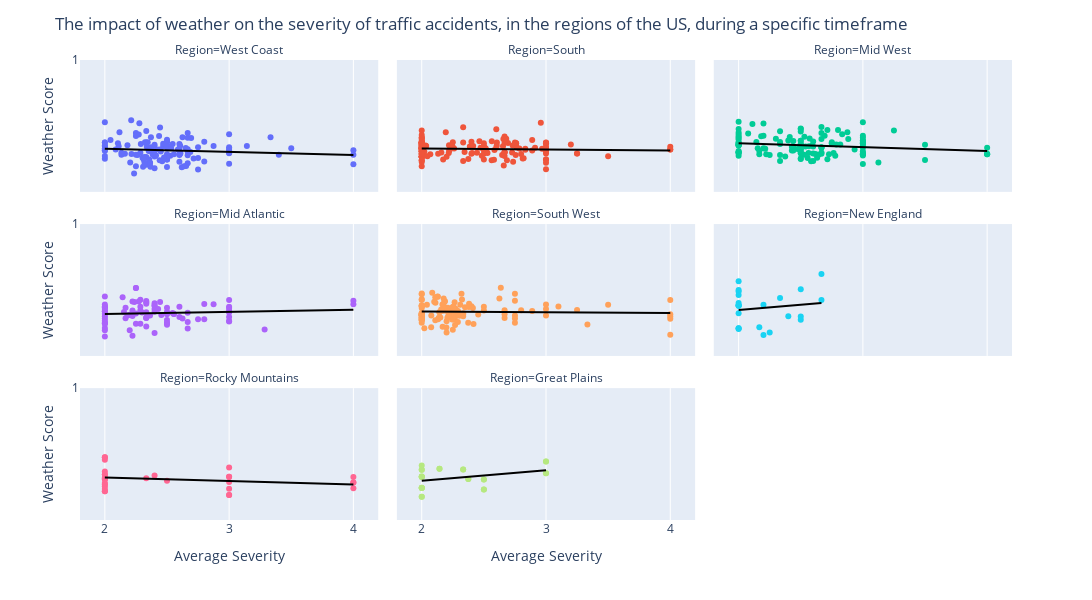

Notebook code cell kept with this figure:
### Code cell
import pandas as pd
import plotly.express as px
import ipywidgets as widgets
from IPython.display import display, clear_output

data = pd.read_csv('F_PlotData.csv')
data['Date'] = pd.to_datetime(data['Date'])

def update_figure(selected_date):
    filtered_data = data[data['Date'].dt.to_period('M') == selected_date]
    
    fig = px.scatter(filtered_data, 
                     x='Average_Severity', 
                     y='Weather_Score', 
                     color='Region', 
                     trendline='ols',  # Voeg een regressielijn toe
                     trendline_color_override='black',  # Kleur van de regressielijn
                     hover_data={'Region': True, 'Date': True},
                     facet_col='Region',
                     facet_col_wrap=3,
                     height=600,
                     width=1200,
                     labels={'Average_Severity': 'Average Severity', 'Weather_Score': 'Weather Score'}
                     )
    
    fig.update_layout(title="The impact of weather on the severity of traffic accidents, in the regions of the US, during a specific timeframe",
                      showlegend=False)
    fig.update_xaxes(range=[1.8, 4.2],  # Bereik van de x-as
                     dtick=1)       # Stapgrootte van de x-as
    fig.update_yaxes(range=[0.2, 1],  # Bereik van de x-as
                     dtick=1)       # Stapgrootte van de x-as
    
    clear_output(wait=True)
    display(date_dropdown)
    fig.show()

# Dropdown menu voor datumselectie
dates = ['2016-01', '2016-04', '2016-07', '2016-10', '2017-01', '2017-04', '2017-07', '2017-10']
date_dropdown = widgets.Dropdown(
    options=dates,
    value='2017-01',
    description='Date:'
)
display(date_dropdown)

def on_date_change(change):
    update_figure(change.new)

date_dropdown.observe(on_date_change, names='value')

update_figure('2017-01')

### Figure 1 — Plotly figure (JSON) as saved in the notebook; plotly's stock layout.template omitted (floating-point values rounded to 4 significant figures; data arrays with more than 128 entries replaced by an {"elided": "..."} marker saying what was removed)
{"data": [{"customdata": {"elided": "136x2 str values"}, "hovertemplate": "Region=%{customdata[0]}<br>Average Severity=%{x}<br>Weather Score=%{y}<br>Date=%{customdata[1]}<extra></extra>", "legendgroup": "West Coast", "marker": {"color": "#636efa", "symbol": "circle"}, "mode": "markers", "name": "West Coast", "orientation": "v", "showlegend": true, "type": "scatter", "x": {"elided": "136 float values"}, "xaxis": "x7", "y": {"elided": "136 float values"}, "yaxis": "y7"}, {"hovertemplate": "<b>OLS trendline</b><br>Weather_Score = -0.0186111 * Average_Severity + 0.498243<br>R<sup>2</sup>=0.012244<br><br>Region=West Coast<br>Average Severity=%{x}<br>Weather Score=%{y} <b>(trend)</b><extra></extra>", "legendgroup": "West Coast", "line": {"color": "black"}, "marker": {"color": "#636efa", "symbol": "circle"}, "mode": "lines", "name": "West Coast", "showlegend": false, "type": "scatter", "x": {"elided": "136 float values"}, "xaxis": "x7", "y": {"elided": "136 float values"}, "yaxis": "y7"}, {"customdata": {"elided": "160x2 str values"}, "hovertemplate": "Region=%{customdata[0]}<br>Average Severity=%{x}<br>Weather Score=%{y}<br>Date=%{customdata[1]}<extra></extra>", "legendgroup": "South", "marker": {"color": "#EF553B", "symbol": "circle"}, "mode": "markers", "name": "South", "orientation": "v", "showlegend": true, "type": "scatter", "x": {"elided": "160 float values"}, "xaxis": "x8", "y": {"elided": "160 float values"}, "yaxis": "y8"}, {"hovertemplate": "<b>OLS trendline</b><br>Weather_Score = -0.00574039 * Average_Severity + 0.473963<br>R<sup>2</sup>=0.003136<br><br>Region=South<br>Average Severity=%{x}<br>Weather Score=%{y} <b>(trend)</b><extra></extra>", "legendgroup": "South", "line": {"color": "black"}, "marker": {"color": "#EF553B", "symbol": "circle"}, "mode": "lines", "name": "South", "showlegend": false, "type": "scatter", "x": {"elided": "160 float values"}, "xaxis": "x8", "y": {"elided": "160 float values"}, "yaxis": "y8"}, {"customdata": {"elided": "130x2 str values"}, "hovertemplate": "Region=%{customdata[0]}<br>Average Severity=%{x}<br>Weather Score=%{y}<br>Date=%{customdata[1]}<extra></extra>", "legendgroup": "Mid West", "marker": {"color": "#00cc96", "symbol": "circle"}, "mode": "markers", "name": "Mid West", "orientation": "v", "showlegend": true, "type": "scatter", "x": {"elided": "130 float values"}, "xaxis": "x9", "y": {"elided": "130 float values"}, "yaxis": "y9"}, {"hovertemplate": "<b>OLS trendline</b><br>Weather_Score = -0.0235866 * Average_Severity + 0.542246<br>R<sup>2</sup>=0.032571<br><br>Region=Mid West<br>Average Severity=%{x}<br>Weather Score=%{y} <b>(trend)</b><extra></extra>", "legendgroup": "Mid West", "line": {"color": "black"}, "marker": {"color": "#00cc96", "symbol": "circle"}, "mode": "lines", "name": "Mid West", "showlegend": false, "type": "scatter", "x": {"elided": "130 float values"}, "xaxis": "x9", "y": {"elided": "130 float values"}, "yaxis": "y9"}, {"customdata": {"elided": "90x2 str values"}, "hovertemplate": "Region=%{customdata[0]}<br>Average Severity=%{x}<br>Weather Score=%{y}<br>Date=%{customdata[1]}<extra></extra>", "legendgroup": "Mid Atlantic", "marker": {"color": "#ab63fa", "symbol": "circle"}, "mode": "markers", "name": "Mid Atlantic", "orientation": "v", "showlegend": true, "type": "scatter", "x": [2, 4, 2.4, 2, 2, 2.5, 2.444, 2.4, 2.4, 2.286, 3, 2.2, 2.5, 2, 2.4, 2, 2.5, 2.273, 2, 2.25, 3, 2.2, 2.5, 2.667, 2.286, 2.875, 2.182, 2.3, 2.364, 2.222, 2.333, 2.238, 2.143, 2.222, 3, 2.429, 2.167, 2.6, 2.556, 2.6, 2.5, 3, 2.5, 2.4, 2.333, 2, 2.667, 2.222, 2.286, 2.5, 2, 2.154, 2.333, 2, 2, 2.4, 2.545, 2.25, 2, 2, 2.625, 3.286, 4, 3, 3, 2.333, 2, 2.556, 2, 2.25, 2.25, 2.333, 2.167, 2.333, 2.333, 2.286, 2.333, 2.455, 3, 2.667, 2, 2.8, 2.75, 3, 2, 2.5, 2, 2, 2.222, 2.8], "xaxis": "x4", "y": [0.4562, 0.535, 0.4846, 0.4971, 0.4401, 0.4528, 0.527, 0.5199, 0.5038, 0.5404, 0.5396, 0.3553, 0.3994, 0.3555, 0.468, 0.4944, 0.4677, 0.5298, 0.401, 0.3954, 0.4124, 0.4493, 0.4591, 0.4617, 0.4758, 0.513, 0.4446, 0.4638, 0.446, 0.4763, 0.4658, 0.5271, 0.5556, 0.5303, 0.4914, 0.4845, 0.493, 0.4362, 0.4537, 0.4977, 0.4181, 0.498, 0.3895, 0.3394, 0.3792, 0.3987, 0.3671, 0.4429, 0.3949, 0.4924, 0.5001, 0.4658, 0.5326, 0.4136, 0.5602, 0.5053, 0.4604, 0.4572, 0.3694, 0.4847, 0.4276, 0.3599, 0.514, 0.4642, 0.4747, 0.5255, 0.4705, 0.455, 0.4718, 0.6118, 0.6119, 0.5163, 0.4289, 0.4322, 0.4304, 0.4988, 0.4321, 0.4483, 0.4363, 0.4063, 0.3945, 0.4218, 0.4232, 0.4096, 0.4268, 0.4002, 0.318, 0.512, 0.322, 0.515], "yaxis": "y4"}, {"hovertemplate": "<b>OLS trendline</b><br>Weather_Score = 0.0130982 * Average_Severity + 0.427517<br>R<sup>2</sup>=0.007417<br><br>Region=Mid Atlantic<br>Average Severity=%{x}<br>Weather Score=%{y} <b>(trend)</b><extra></extra>", "legendgroup": "Mid Atlantic", "line": {"color": "black"}, "marker": {"color": "#ab63fa", "symbol": "circle"}, "mode": "lines", "name": "Mid Atlantic", "showlegend": false, "type": "scatter", "x": [2, 2, 2, 2, 2, 2, 2, 2, 2, 2, 2, 2, 2, 2, 2, 2, 2, 2, 2.143, 2.154, 2.167, 2.167, 2.182, 2.2, 2.2, 2.222, 2.222, 2.222, 2.222, 2.238, 2.25, 2.25, 2.25, 2.25, 2.273, 2.286, 2.286, 2.286, 2.286, 2.3, 2.333, 2.333, 2.333, 2.333, 2.333, 2.333, 2.333, 2.333, 2.364, 2.4, 2.4, 2.4, 2.4, 2.4, 2.4, 2.429, 2.444, 2.455, 2.5, 2.5, 2.5, 2.5, 2.5, 2.5, 2.5, 2.5, 2.545, 2.556, 2.556, 2.6, 2.6, 2.625, 2.667, 2.667, 2.667, 2.75, 2.8, 2.8, 2.875, 3, 3, 3, 3, 3, 3, 3, 3, 3.286, 4, 4], "xaxis": "x4", "y": [0.4537, 0.4537, 0.4537, 0.4537, 0.4537, 0.4537, 0.4537, 0.4537, 0.4537, 0.4537, 0.4537, 0.4537, 0.4537, 0.4537, 0.4537, 0.4537, 0.4537, 0.4537, 0.4556, 0.4557, 0.4559, 0.4559, 0.4561, 0.4563, 0.4563, 0.4566, 0.4566, 0.4566, 0.4566, 0.4568, 0.457, 0.457, 0.457, 0.457, 0.4573, 0.4575, 0.4575, 0.4575, 0.4575, 0.4576, 0.4581, 0.4581, 0.4581, 0.4581, 0.4581, 0.4581, 0.4581, 0.4581, 0.4585, 0.459, 0.459, 0.459, 0.459, 0.459, 0.459, 0.4593, 0.4595, 0.4597, 0.4603, 0.4603, 0.4603, 0.4603, 0.4603, 0.4603, 0.4603, 0.4603, 0.4609, 0.461, 0.461, 0.4616, 0.4616, 0.4619, 0.4624, 0.4624, 0.4624, 0.4635, 0.4642, 0.4642, 0.4652, 0.4668, 0.4668, 0.4668, 0.4668, 0.4668, 0.4668, 0.4668, 0.4668, 0.4706, 0.4799, 0.4799], "yaxis": "y4"}, {"customdata": {"elided": "126x2 str values"}, "hovertemplate": "Region=%{customdata[0]}<br>Average Severity=%{x}<br>Weather Score=%{y}<br>Date=%{customdata[1]}<extra></extra>", "legendgroup": "South West", "marker": {"color": "#FFA15A", "symbol": "circle"}, "mode": "markers", "name": "South West", "orientation": "v", "showlegend": true, "type": "scatter", "x": [3, 2.5, 2, 2.085, 2.667, 2.4, 2, 2.267, 2.266, 2, 2.292, 2.274, 2.5, 2, 2, 2.176, 2.167, 2, 2.374, 2.172, 2.25, 4, 4, 4, 2.889, 2.257, 3.333, 2, 2.75, 2.245, 2.109, 2, 2, 2.324, 2.168, 2.211, 2.75, 3, 2.138, 2.077, 2, 2, 2.31, 2.187, 2.381, 2.286, 2.25, 2.291, 2.128, 2.042, 4, 2.636, 2.32, 2, 4, 3.1, 2.189, 2.75, 2.667, 2.182, 2.11, 2.25, 2.143, 2.268, 2.129, 2.333, 2, 2.303, 2.101, 2.222, 2.333, 2.222, 2.176, 2.231, 2, 2.25, 2.348, 2.274, 2.231, 3.25, 3.5, 2.218, 3, 2, 2.667, 2.021, 2.2, 2.75, 2.15, 2.75, 2.265, 2.132, 2.257, 2.625, 2, 2.109, 2.143, 2, 2.254, 2.199, 2.455, 2, 2, 2, 2, 2.206, 2.412, 2, 2.8, 2.2, 2, 2, 2.379, 2.076, 2.333, 2, 2, 2, 2.244, 2.156, 2.417, 2, 2, 2.25, 2.201, 2.214], "xaxis": "x5", "y": [0.4452, 0.4982, 0.5038, 0.5839, 0.4776, 0.5009, 0.4487, 0.4246, 0.4602, 0.4902, 0.473, 0.4778, 0.476, 0.5741, 0.5, 0.5148, 0.5122, 0.4245, 0.4013, 0.4747, 0.4951, 0.4528, 0.4254, 0.329, 0.4725, 0.4215, 0.3912, 0.5785, 0.4017, 0.4502, 0.4166, 0.5395, 0.4461, 0.5424, 0.3774, 0.492, 0.445, 0.4854, 0.4312, 0.4461, 0.4345, 0.438, 0.5112, 0.5313, 0.5169, 0.4481, 0.4311, 0.4059, 0.5612, 0.5109, 0.4386, 0.6142, 0.5771, 0.5052, 0.5396, 0.4996, 0.4927, 0.4277, 0.4302, 0.5284, 0.5221, 0.4628, 0.4656, 0.3874, 0.5595, 0.4584, 0.4164, 0.4438, 0.5288, 0.452, 0.44, 0.4783, 0.5486, 0.4501, 0.5441, 0.4965, 0.4949, 0.4856, 0.4381, 0.4786, 0.5112, 0.4837, 0.5117, 0.4319, 0.453, 0.3686, 0.4101, 0.5351, 0.4337, 0.5777, 0.5257, 0.4227, 0.4988, 0.5483, 0.5066, 0.5561, 0.4654, 0.4559, 0.4916, 0.3727, 0.4518, 0.4455, 0.4455, 0.4194, 0.451, 0.4309, 0.4907, 0.4198, 0.4772, 0.3427, 0.4608, 0.459, 0.4965, 0.3741, 0.4525, 0.4503, 0.4283, 0.4498, 0.4204, 0.4815, 0.3935, 0.4544, 0.4011, 0.3595, 0.4731, 0.4433], "yaxis": "y5"}, {"hovertemplate": "<b>OLS trendline</b><br>Weather_Score = -0.00513112 * Average_Severity + 0.480537<br>R<sup>2</sup>=0.001859<br><br>Region=South West<br>Average Severity=%{x}<br>Weather Score=%{y} <b>(trend)</b><extra></extra>", "legendgroup": "South West", "line": {"color": "black"}, "marker": {"color": "#FFA15A", "symbol": "circle"}, "mode": "lines", "name": "South West", "showlegend": false, "type": "scatter", "x": [2, 2, 2, 2, 2, 2, 2, 2, 2, 2, 2, 2, 2, 2, 2, 2, 2, 2, 2, 2, 2, 2, 2, 2, 2, 2, 2, 2, 2, 2.021, 2.042, 2.076, 2.077, 2.085, 2.101, 2.109, 2.109, 2.11, 2.128, 2.129, 2.132, 2.138, 2.143, 2.143, 2.15, 2.156, 2.167, 2.168, 2.172, 2.176, 2.176, 2.182, 2.187, 2.189, 2.199, 2.2, 2.2, 2.201, 2.206, 2.211, 2.214, 2.218, 2.222, 2.222, 2.231, 2.231, 2.244, 2.245, 2.25, 2.25, 2.25, 2.25, 2.25, 2.254, 2.257, 2.257, 2.265, 2.266, 2.267, 2.268, 2.274, 2.274, 2.286, 2.291, 2.292, 2.303, 2.31, 2.32, 2.324, 2.333, 2.333, 2.333, 2.348, 2.374, 2.379, 2.381, 2.4, 2.412, 2.417, 2.455, 2.5, 2.5, 2.625, 2.636, 2.667, 2.667, 2.667, 2.75, 2.75, 2.75, 2.75, 2.75, 2.8, 2.889, 3, 3, 3, 3.1, 3.25, 3.333, 3.5, 4, 4, 4, 4, 4], "xaxis": "x5", "y": [0.4703, 0.4703, 0.4703, 0.4703, 0.4703, 0.4703, 0.4703, 0.4703, 0.4703, 0.4703, 0.4703, 0.4703, 0.4703, 0.4703, 0.4703, 0.4703, 0.4703, 0.4703, 0.4703, 0.4703, 0.4703, 0.4703, 0.4703, 0.4703, 0.4703, 0.4703, 0.4703, 0.4703, 0.4703, 0.4702, 0.4701, 0.4699, 0.4699, 0.4698, 0.4698, 0.4697, 0.4697, 0.4697, 0.4696, 0.4696, 0.4696, 0.4696, 0.4695, 0.4695, 0.4695, 0.4695, 0.4694, 0.4694, 0.4694, 0.4694, 0.4694, 0.4693, 0.4693, 0.4693, 0.4693, 0.4692, 0.4692, 0.4692, 0.4692, 0.4692, 0.4692, 0.4692, 0.4691, 0.4691, 0.4691, 0.4691, 0.469, 0.469, 0.469, 0.469, 0.469, 0.469, 0.469, 0.469, 0.469, 0.469, 0.4689, 0.4689, 0.4689, 0.4689, 0.4689, 0.4689, 0.4688, 0.4688, 0.4688, 0.4687, 0.4687, 0.4686, 0.4686, 0.4686, 0.4686, 0.4686, 0.4685, 0.4684, 0.4683, 0.4683, 0.4682, 0.4682, 0.4681, 0.4679, 0.4677, 0.4677, 0.4671, 0.467, 0.4669, 0.4669, 0.4669, 0.4664, 0.4664, 0.4664, 0.4664, 0.4664, 0.4662, 0.4657, 0.4651, 0.4651, 0.4651, 0.4646, 0.4639, 0.4634, 0.4626, 0.46, 0.46, 0.46, 0.46, 0.46], "yaxis": "y5"}, {"customdata": [["New England", "2017-01-02T00:00:00"], ["New England", "2017-01-03T00:00:00"], ["New England", "2017-01-05T00:00:00"], ["New England", "2017-01-05T00:00:00"], ["New England", "2017-01-05T00:00:00"], ["New England", "2017-01-06T00:00:00"], ["New England", "2017-01-09T00:00:00"], ["New England", "2017-01-10T00:00:00"], ["New England", "2017-01-11T00:00:00"], ["New England", "2017-01-12T00:00:00"], ["New England", "2017-01-13T00:00:00"], ["New England", "2017-01-16T00:00:00"], ["New England", "2017-01-18T00:00:00"], ["New England", "2017-01-19T00:00:00"], ["New England", "2017-01-20T00:00:00"], ["New England", "2017-01-20T00:00:00"], ["New England", "2017-01-20T00:00:00"], ["New England", "2017-01-23T00:00:00"], ["New England", "2017-01-24T00:00:00"], ["New England", "2017-01-25T00:00:00"], ["New England", "2017-01-26T00:00:00"], ["New England", "2017-01-27T00:00:00"], ["New England", "2017-01-30T00:00:00"], ["New England", "2017-01-31T00:00:00"]], "hovertemplate": "Region=%{customdata[0]}<br>Average Severity=%{x}<br>Weather Score=%{y}<br>Date=%{customdata[1]}<extra></extra>", "legendgroup": "New England", "marker": {"color": "#19d3f3", "symbol": "circle"}, "mode": "markers", "name": "New England", "orientation": "v", "showlegend": true, "type": "scatter", "x": [2.667, 2, 2.25, 2, 2, 2.5, 2.5, 2.4, 2.5, 2, 2, 2.2, 2.333, 2, 2.667, 2, 2, 2, 2, 2, 2.2, 2, 2, 2.167], "xaxis": "x6", "y": [0.5387, 0.5913, 0.3421, 0.3681, 0.3681, 0.4399, 0.42, 0.4412, 0.6042, 0.569, 0.6002, 0.511, 0.5514, 0.5081, 0.6975, 0.5052, 0.5052, 0.5217, 0.4594, 0.6534, 0.3276, 0.364, 0.507, 0.3746], "yaxis": "y6"}, {"hovertemplate": "<b>OLS trendline</b><br>Weather_Score = 0.0646099 * Average_Severity + 0.349352<br>R<sup>2</sup>=0.022443<br><br>Region=New England<br>Average Severity=%{x}<br>Weather Score=%{y} <b>(trend)</b><extra></extra>", "legendgroup": "New England", "line": {"color": "black"}, "marker": {"color": "#19d3f3", "symbol": "circle"}, "mode": "lines", "name": "New England", "showlegend": false, "type": "scatter", "x": [2, 2, 2, 2, 2, 2, 2, 2, 2, 2, 2, 2, 2, 2.167, 2.2, 2.2, 2.25, 2.333, 2.4, 2.5, 2.5, 2.5, 2.667, 2.667], "xaxis": "x6", "y": [0.4786, 0.4786, 0.4786, 0.4786, 0.4786, 0.4786, 0.4786, 0.4786, 0.4786, 0.4786, 0.4786, 0.4786, 0.4786, 0.4893, 0.4915, 0.4915, 0.4947, 0.5001, 0.5044, 0.5109, 0.5109, 0.5109, 0.5216, 0.5216], "yaxis": "y6"}, {"customdata": [["Rocky Mountains", "2017-01-03T00:00:00"], ["Rocky Mountains", "2017-01-04T00:00:00"], ["Rocky Mountains", "2017-01-04T00:00:00"], ["Rocky Mountains", "2017-01-05T00:00:00"], ["Rocky Mountains", "2017-01-07T00:00:00"], ["Rocky Mountains", "2017-01-07T00:00:00"], ["Rocky Mountains", "2017-01-09T00:00:00"], ["Rocky Mountains", "2017-01-10T00:00:00"], ["Rocky Mountains", "2017-01-11T00:00:00"], ["Rocky Mountains", "2017-01-12T00:00:00"], ["Rocky Mountains", "2017-01-13T00:00:00"], ["Rocky Mountains", "2017-01-14T00:00:00"], ["Rocky Mountains", "2017-01-15T00:00:00"], ["Rocky Mountains", "2017-01-16T00:00:00"], ["Rocky Mountains", "2017-01-18T00:00:00"], ["Rocky Mountains", "2017-01-18T00:00:00"], ["Rocky Mountains", "2017-01-19T00:00:00"], ["Rocky Mountains", "2017-01-20T00:00:00"], ["Rocky Mountains", "2017-01-20T00:00:00"], ["Rocky Mountains", "2017-01-23T00:00:00"], ["Rocky Mountains", "2017-01-24T00:00:00"], ["Rocky Mountains", "2017-01-25T00:00:00"], ["Rocky Mountains", "2017-01-25T00:00:00"], ["Rocky Mountains", "2017-01-26T00:00:00"], ["Rocky Mountains", "2017-01-27T00:00:00"], ["Rocky Mountains", "2017-01-27T00:00:00"], ["Rocky Mountains", "2017-01-29T00:00:00"], ["Rocky Mountains", "2017-01-30T00:00:00"], ["Rocky Mountains", "2017-01-30T00:00:00"], ["Rocky Mountains", "2017-01-31T00:00:00"]], "hovertemplate": "Region=%{customdata[0]}<br>Average Severity=%{x}<br>Weather Score=%{y}<br>Date=%{customdata[1]}<extra></extra>", "legendgroup": "Rocky Mountains", "marker": {"color": "#FF6692", "symbol": "circle"}, "mode": "markers", "name": "Rocky Mountains", "orientation": "v", "showlegend": true, "type": "scatter", "x": [2, 2, 2, 2.4, 4, 4, 2, 2, 2, 3, 2, 2, 3, 2.5, 3, 3, 2, 2, 2, 3, 2.333, 2, 2, 4, 2, 2, 4, 3, 3, 2], "xaxis": "x", "y": [0.5659, 0.4754, 0.4754, 0.4694, 0.427, 0.427, 0.4045, 0.4567, 0.4489, 0.4302, 0.4172, 0.4945, 0.5191, 0.4382, 0.4616, 0.4616, 0.388, 0.4488, 0.4488, 0.39, 0.4529, 0.581, 0.581, 0.4608, 0.375, 0.375, 0.3929, 0.3509, 0.3509, 0.4247], "yaxis": "y"}, {"hovertemplate": "<b>OLS trendline</b><br>Weather_Score = -0.0210151 * Average_Severity + 0.499849<br>R<sup>2</sup>=0.063052<br><br>Region=Rocky Mountains<br>Average Severity=%{x}<br>Weather Score=%{y} <b>(trend)</b><extra></extra>", "legendgroup": "Rocky Mountains", "line": {"color": "black"}, "marker": {"color": "#FF6692", "symbol": "circle"}, "mode": "lines", "name": "Rocky Mountains", "showlegend": false, "type": "scatter", "x": [2, 2, 2, 2, 2, 2, 2, 2, 2, 2, 2, 2, 2, 2, 2, 2, 2.333, 2.4, 2.5, 3, 3, 3, 3, 3, 3, 3, 4, 4, 4, 4], "xaxis": "x", "y": [0.4578, 0.4578, 0.4578, 0.4578, 0.4578, 0.4578, 0.4578, 0.4578, 0.4578, 0.4578, 0.4578, 0.4578, 0.4578, 0.4578, 0.4578, 0.4578, 0.4508, 0.4494, 0.4473, 0.4368, 0.4368, 0.4368, 0.4368, 0.4368, 0.4368, 0.4368, 0.4158, 0.4158, 0.4158, 0.4158], "yaxis": "y"}, {"customdata": [["Great Plains", "2017-01-04T00:00:00"], ["Great Plains", "2017-01-04T00:00:00"], ["Great Plains", "2017-01-05T00:00:00"], ["Great Plains", "2017-01-05T00:00:00"], ["Great Plains", "2017-01-06T00:00:00"], ["Great Plains", "2017-01-06T00:00:00"], ["Great Plains", "2017-01-09T00:00:00"], ["Great Plains", "2017-01-09T00:00:00"], ["Great Plains", "2017-01-10T00:00:00"], ["Great Plains", "2017-01-10T00:00:00"], ["Great Plains", "2017-01-11T00:00:00"], ["Great Plains", "2017-01-11T00:00:00"], ["Great Plains", "2017-01-12T00:00:00"], ["Great Plains", "2017-01-12T00:00:00"], ["Great Plains", "2017-01-15T00:00:00"], ["Great Plains", "2017-01-18T00:00:00"], ["Great Plains", "2017-01-18T00:00:00"], ["Great Plains", "2017-01-19T00:00:00"], ["Great Plains", "2017-01-19T00:00:00"], ["Great Plains", "2017-01-20T00:00:00"], ["Great Plains", "2017-01-20T00:00:00"], ["Great Plains", "2017-01-25T00:00:00"], ["Great Plains", "2017-01-25T00:00:00"], ["Great Plains", "2017-01-26T00:00:00"], ["Great Plains", "2017-01-26T00:00:00"], ["Great Plains", "2017-01-31T00:00:00"], ["Great Plains", "2017-01-31T00:00:00"]], "hovertemplate": "Region=%{customdata[0]}<br>Average Severity=%{x}<br>Weather Score=%{y}<br>Date=%{customdata[1]}<extra></extra>", "legendgroup": "Great Plains", "marker": {"color": "#B6E880", "symbol": "circle"}, "mode": "markers", "name": "Great Plains", "orientation": "v", "showlegend": true, "type": "scatter", "x": [3, 3, 2.143, 2.143, 2.375, 2.375, 2, 2, 2.5, 2.5, 2.5, 2.5, 2, 2, 2, 2.333, 2.333, 3, 3, 2, 2, 2, 2, 2, 2, 2, 2], "xaxis": "x2", "y": [0.4838, 0.4838, 0.5113, 0.5113, 0.4483, 0.4483, 0.3938, 0.3938, 0.4457, 0.4457, 0.3844, 0.3844, 0.4616, 0.4616, 0.5302, 0.5059, 0.5059, 0.5543, 0.5543, 0.4638, 0.4638, 0.3416, 0.3416, 0.5055, 0.5055, 0.3955, 0.3955], "yaxis": "y2"}, {"hovertemplate": "<b>OLS trendline</b><br>Weather_Score = 0.0630252 * Average_Severity + 0.312319<br>R<sup>2</sup>=0.140932<br><br>Region=Great Plains<br>Average Severity=%{x}<br>Weather Score=%{y} <b>(trend)</b><extra></extra>", "legendgroup": "Great Plains", "line": {"color": "black"}, "marker": {"color": "#B6E880", "symbol": "circle"}, "mode": "lines", "name": "Great Plains", "showlegend": false, "type": "scatter", "x": [2, 2, 2, 2, 2, 2, 2, 2, 2, 2, 2, 2, 2, 2.143, 2.143, 2.333, 2.333, 2.375, 2.375, 2.5, 2.5, 2.5, 2.5, 3, 3, 3, 3], "xaxis": "x2", "y": [0.4384, 0.4384, 0.4384, 0.4384, 0.4384, 0.4384, 0.4384, 0.4384, 0.4384, 0.4384, 0.4384, 0.4384, 0.4384, 0.4474, 0.4474, 0.4594, 0.4594, 0.462, 0.462, 0.4699, 0.4699, 0.4699, 0.4699, 0.5014, 0.5014, 0.5014, 0.5014], "yaxis": "y2"}], "layout": {"annotations": [{"font": {}, "showarrow": false, "text": "Region=Rocky Mountains", "x": 0.16, "xanchor": "center", "xref": "paper", "y": 0.2867, "yanchor": "bottom", "yref": "paper"}, {"font": {}, "showarrow": false, "text": "Region=Great Plains", "x": 0.5, "xanchor": "center", "xref": "paper", "y": 0.2867, "yanchor": "bottom", "yref": "paper"}, {"font": {}, "showarrow": false, "text": "Region=Mid Atlantic", "x": 0.16, "xanchor": "center", "xref": "paper", "y": 0.6433, "yanchor": "bottom", "yref": "paper"}, {"font": {}, "showarrow": false, "text": "Region=South West", "x": 0.5, "xanchor": "center", "xref": "paper", "y": 0.6433, "yanchor": "bottom", "yref": "paper"}, {"font": {}, "showarrow": false, "text": "Region=New England", "x": 0.84, "xanchor": "center", "xref": "paper", "y": 0.6433, "yanchor": "bottom", "yref": "paper"}, {"font": {}, "showarrow": false, "text": "Region=West Coast", "x": 0.16, "xanchor": "center", "xref": "paper", "y": 1.0, "yanchor": "bottom", "yref": "paper"}, {"font": {}, "showarrow": false, "text": "Region=South", "x": 0.5, "xanchor": "center", "xref": "paper", "y": 1.0, "yanchor": "bottom", "yref": "paper"}, {"font": {}, "showarrow": false, "text": "Region=Mid West", "x": 0.84, "xanchor": "center", "xref": "paper", "y": 1.0, "yanchor": "bottom", "yref": "paper"}], "height": 600, "legend": {"title": {"text": "Region"}, "tracegroupgap": 0}, "margin": {"t": 60}, "showlegend": false, "title": {"text": "The impact of weather on the severity of traffic accidents, in the regions of the US, during a specific timeframe"}, "width": 1200, "xaxis": {"anchor": "y", "domain": [0, 0.32], "dtick": 1, "range": [1.8, 4.2], "title": {"text": "Average Severity"}}, "xaxis2": {"anchor": "y2", "domain": [0.34, 0.66], "dtick": 1, "matches": "x", "range": [1.8, 4.2], "title": {"text": "Average Severity"}}, "xaxis3": {"anchor": "y3", "domain": [0.68, 1.0], "dtick": 1, "matches": "x", "range": [1.8, 4.2], "title": {"text": "Average Severity"}}, "xaxis4": {"anchor": "y4", "domain": [0, 0.32], "dtick": 1, "matches": "x", "range": [1.8, 4.2], "showticklabels": false}, "xaxis5": {"anchor": "y5", "domain": [0.34, 0.66], "dtick": 1, "matches": "x", "range": [1.8, 4.2], "showticklabels": false}, "xaxis6": {"anchor": "y6", "domain": [0.68, 1.0], "dtick": 1, "matches": "x", "range": [1.8, 4.2], "showticklabels": false}, "xaxis7": {"anchor": "y7", "domain": [0, 0.32], "dtick": 1, "matches": "x", "range": [1.8, 4.2], "showticklabels": false}, "xaxis8": {"anchor": "y8", "domain": [0.34, 0.66], "dtick": 1, "matches": "x", "range": [1.8, 4.2], "showticklabels": false}, "xaxis9": {"anchor": "y9", "domain": [0.68, 1.0], "dtick": 1, "matches": "x", "range": [1.8, 4.2], "showticklabels": false}, "yaxis": {"anchor": "x", "domain": [0, 0.2867], "dtick": 1, "range": [0.2, 1], "title": {"text": "Weather Score"}}, "yaxis2": {"anchor": "x2", "domain": [0, 0.2867], "dtick": 1, "matches": "y", "range": [0.2, 1], "showticklabels": false}, "yaxis3": {"anchor": "x3", "domain": [0, 0.2867], "dtick": 1, "matches": "y", "range": [0.2, 1], "showticklabels": false}, "yaxis4": {"anchor": "x4", "domain": [0.3567, 0.6433], "dtick": 1, "matches": "y", "range": [0.2, 1], "title": {"text": "Weather Score"}}, "yaxis5": {"anchor": "x5", "domain": [0.3567, 0.6433], "dtick": 1, "matches": "y", "range": [0.2, 1], "showticklabels": false}, "yaxis6": {"anchor": "x6", "domain": [0.3567, 0.6433], "dtick": 1, "matches": "y", "range": [0.2, 1], "showticklabels": false}, "yaxis7": {"anchor": "x7", "domain": [0.7133, 1.0], "dtick": 1, "matches": "y", "range": [0.2, 1], "title": {"text": "Weather Score"}}, "yaxis8": {"anchor": "x8", "domain": [0.7133, 1.0], "dtick": 1, "matches": "y", "range": [0.2, 1], "showticklabels": false}, "yaxis9": {"anchor": "x9", "domain": [0.7133, 1.0], "dtick": 1, "matches": "y", "range": [0.2, 1], "showticklabels": false}}}
